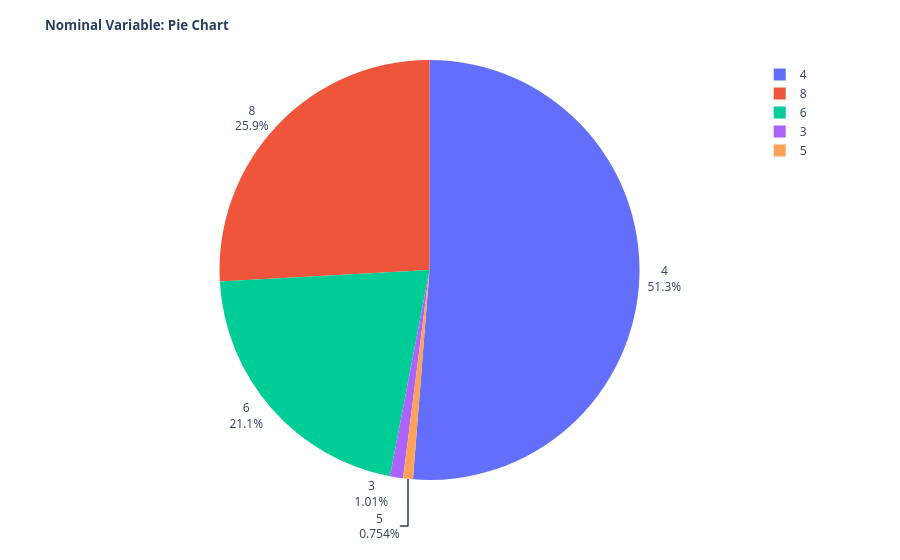

The notebook cell saved with this chart:
### Markdown cell above
#### Pie Chart | Relative Frequency | Variable: cylinders

### Code cell
import plotly.express as px

fig = px.pie(
    data,
    names="cylinders",
)

# Adjust the plot
fig.update_layout(
    title=dict(
            text='<b><span style="font-size: 10pt">Nominal Variable: Pie Chart</span>',
        ),
)
fig.update_traces(textposition='outside', textinfo='percent+label')

# Show the plot
fig.show()

### Figure 1 — Plotly figure (JSON) as saved in the notebook; plotly's stock layout.template omitted (floating-point values rounded to 4 significant figures; data arrays with more than 128 entries replaced by an {"elided": "..."} marker saying what was removed)
{"data": [{"domain": {"x": [0, 1], "y": [0, 1]}, "hovertemplate": "cylinders=%{label}<extra></extra>", "labels": {"elided": "398 int values"}, "legendgroup": "", "name": "", "showlegend": true, "textinfo": "percent+label", "textposition": "outside", "type": "pie"}], "layout": {"legend": {"tracegroupgap": 0}, "margin": {"t": 60}, "title": {"text": "<b><span style=\"font-size: 10pt\">Nominal Variable: Pie Chart</span>"}}}
